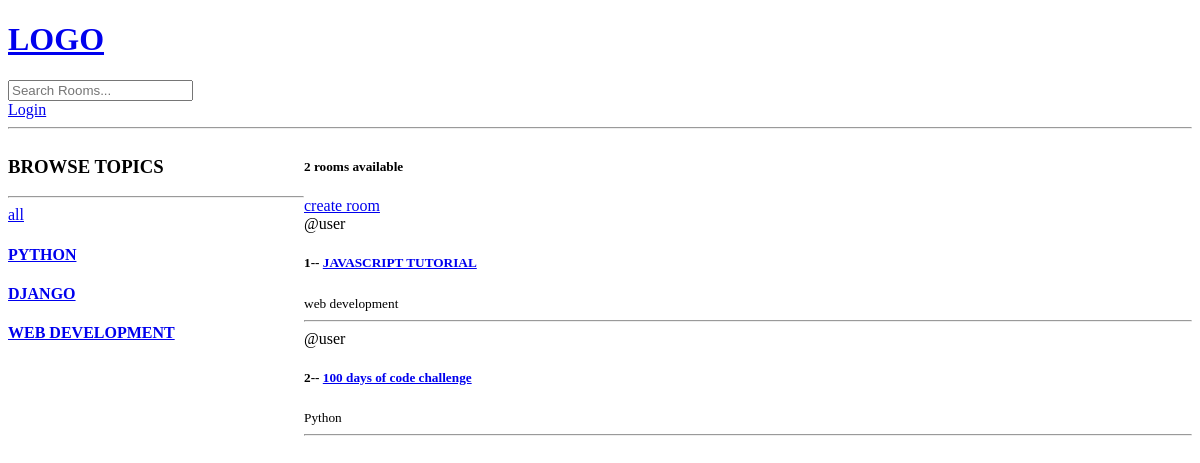
The app's page /, older data.
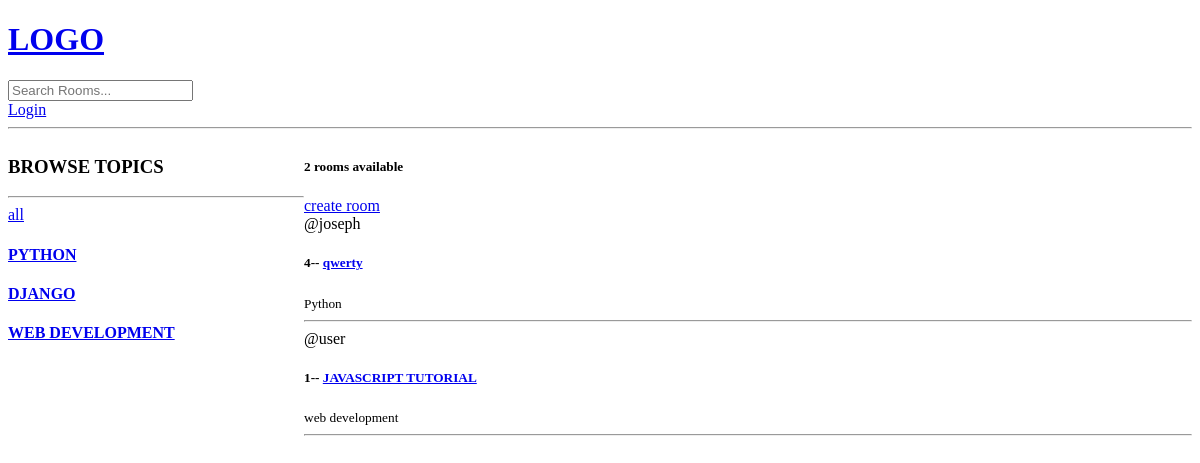
The same page, newer data.
### base/models.py (models this page shows, shortened)
class Topic(models.Model):
    name=models.CharField(max_length=200)

class Room(models.Model):
    host=models.ForeignKey(User, on_delete= models.SET_NULL, null=True)
    topic= models.ForeignKey(Topic, on_delete= models.SET_NULL, null=True)
    name= models.CharField(max_length=200)
    description= models.TextField(null=True, blank= True)
    participants= models.ManyToManyField(User, related_name='participants', blank=True)
    updated= models.DateTimeField(auto_now= True)
    created= models.DateTimeField( auto_now_add= True)
    class Meta:
        ordering= ['-updated', '-created']

### base/views.py (the view)
# urls.py: path('', views.home, name= 'home'),
def home(request):
    q= request.GET.get('q') if request.GET.get('q')!= None else ''
    rooms = Room.objects.filter(
        Q(topic__name__icontains=q)|
        Q(name__icontains=q)|
        Q(description__icontains=q)
        )
    topics= Topic.objects.all()
    room_count=rooms.count()
    context={
        "rooms":rooms,
        "topics":topics,
        'room_count':room_count
    }
    return render(request, 'base/home.html', context)

### base/templates/base/home.html (shortened to what this page needs)
{%extends 'main.html'%}
{%block content%}
<div class="home-container">
    <div>
        <h3> BROWSE TOPICS</h3>
        <hr>
        <div>
            <a href="{% url 'home'%}"> all</a>
        </div>
        {%for topic in topics%}
            <a href="{% url 'home' %}?q={{topic.name}}"><h4>{{topic.name|upper}}</h4></a>
        {%endfor%}
    </div>
    <div>
        <h5>{{room_count}} rooms available</h5>
        <a href="{% url 'create-room'%}"> create room</a>
        {%for room in rooms %}
        <div>
            <span> @{{room.host.username}}</span>
            <h5>{{room.id}}-- <a href="{% url 'room' room.id %}">{{room.name}}</a></h5>
            <small>{{room.topic.name}}</small>
            <hr />
        </div>
        {%endfor%}
    </div>
</div>
{%endblock%}

Row changes from the older to the newer data that the page shows:
removed Room: host.username "user", id "2", name "100 days of code challenge", topic.name "Python"
added Room: host.username "joseph", id "4", name "qwerty", topic.name "Python"
